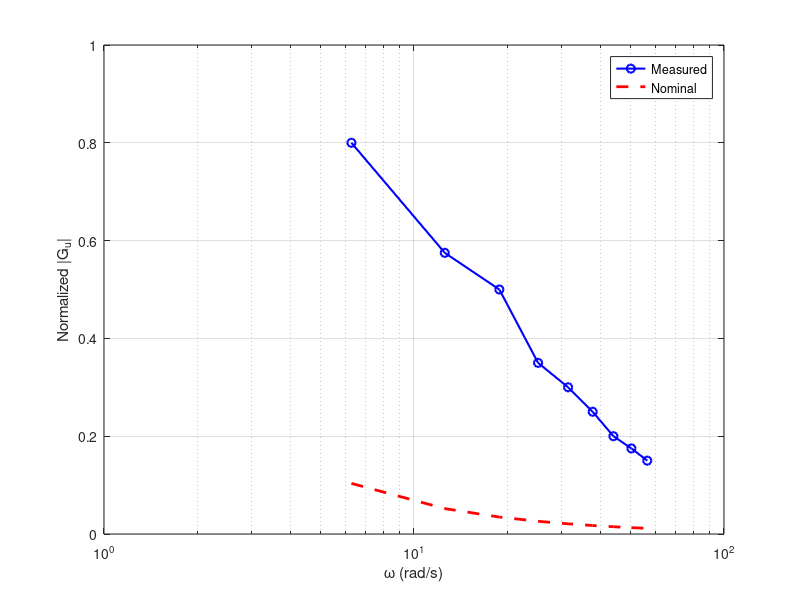
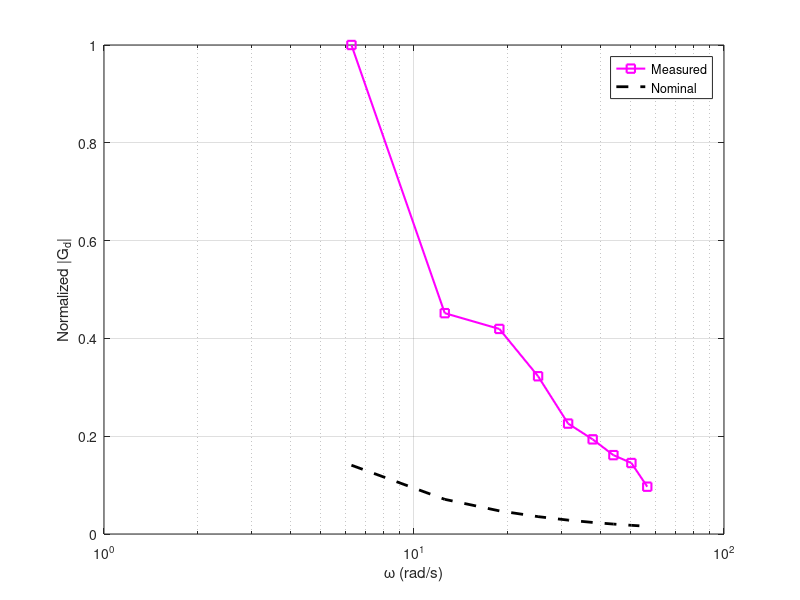
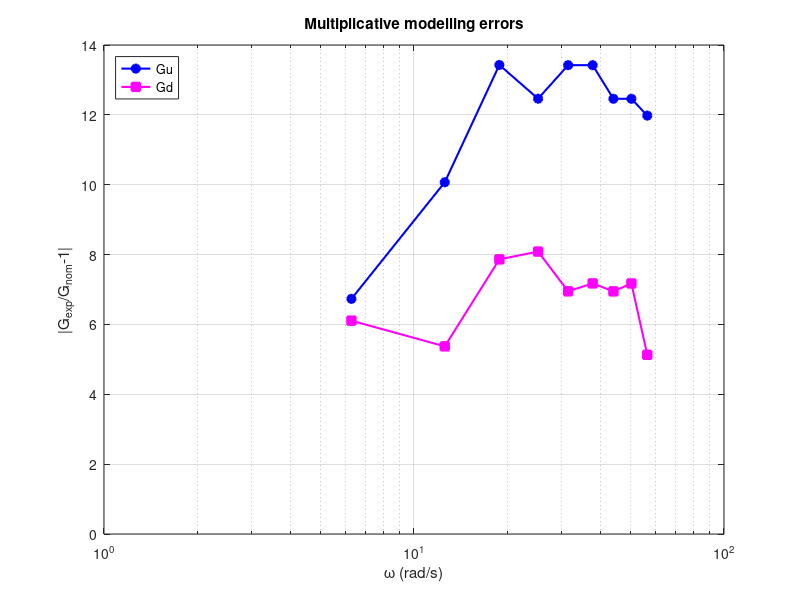

These charts were generated, in order, by the following MATLAB code: (Note: this script raises an error after producing the figures.)
%% Robust-Control Laboratory — SUPER-ANNOTATED FINAL VERSION
% =========================================================================
% This script now also *prints* the full H∞ controllers (Kmix_gu, Kmix_gd)
% along with all original analyses, Monte-Carlo plots, and performance metrics.
% =========================================================================

%% 1) GLOBAL SETUP ---------------------------------------------------------
clear; clc; close all;                    % Fresh MATLAB workspace
s     = tf('s');                          % Laplace operator (for TF creation) :contentReference[oaicite:6]{index=6}
wPlot = logspace(-1,2,600);               % Frequency grid: 0.1–100 rad/s
fprintf('[1] Environment initialized.\n\n');

%% 2) LOAD & NORMALIZE EXPERIMENTAL DATA ----------------------------------
w_Hz      = (0:9)';                       % Test freqs: 0–9 Hz
w_rad     = 2*pi*w_Hz;                    % → rad/s

amp_u_raw = [2;1.6;1.15;1;0.7;0.6;0.5;0.4;0.35;0.3];
amp_d_raw = [3;3.1;1.4;1.3;1;0.7;0.6;0.5;0.45;0.3];

% **Normalize each by its own max** (not by K_gu/K_gd)
amp_u = amp_u_raw / max(amp_u_raw);
amp_d = amp_d_raw / max(amp_d_raw);
fprintf('[2] Data normalized by each array''s maximum.\n\n');

%% 3) FIRST-ORDER NOMINAL FITS ---------------------------------------------
% These gains and time constants come from magnitude–only least‐squares fits.
K_gu   = 2.4;    tau_gu = 1.53;             % Gu: act→sensor path
Gu     = K_gu / (tau_gu*s + 1);            % Gu(s) = 2.4/(1.53 s + 1)

K_gd   = 1.67;   tau_gd = 1.12;             % Gd: disturbance→sensor path
Gd     = K_gd / (tau_gd*s + 1);            % Gd(s) = 1.67/(1.12 s + 1)

fprintf('[3] Nominal models defined:\n');
fprintf('    Gu(s) = 2.4 / (1.53 s + 1)\n');
fprintf('    Gd(s) = 1.67 / (1.12 s + 1)\n\n');

%% 4) VALIDATION PLOTS -----------------------------------------------------
figure('Name','Gu: Measured vs Nominal');
gu_nom = squeeze(freqresp(Gu,w_rad)) / K_gu;
semilogx(w_rad, amp_u, 'bo-','LineWidth',1.5); hold on; grid on;
semilogx(w_rad, abs(gu_nom), 'r--','LineWidth',2);
xlabel('\omega (rad/s)'); ylabel('Normalized |G_u|');
legend('Measured','Nominal','Location','best');

figure('Name','Gd: Measured vs Nominal');
gd_nom = squeeze(freqresp(Gd,w_rad)) / K_gd;
semilogx(w_rad, amp_d, 'ms-','LineWidth',1.5); hold on; grid on;
semilogx(w_rad, abs(gd_nom), 'k--','LineWidth',2);
xlabel('\omega (rad/s)'); ylabel('Normalized |G_d|');
legend('Measured','Nominal','Location','best');
fprintf('[4] Model-validation plots complete.\n\n');

%% 5) MULTIPLICATIVE MODELING ERRORS --------------------------------------
gu_exp     = amp_u * K_gu;                            
gu_nom_abs = abs(squeeze(freqresp(Gu,w_rad)));
relErr_gu  = abs(gu_exp ./ gu_nom_abs - 1);

gd_exp     = amp_d * K_gd;
gd_nom_abs = abs(squeeze(freqresp(Gd,w_rad)));
relErr_gd  = abs(gd_exp ./ gd_nom_abs - 1);

figure('Name','Modelling Errors');
semilogx(w_rad, relErr_gu,'b-o','LineWidth',1.5,'MarkerFaceColor','b'); hold on;
semilogx(w_rad, relErr_gd,'m-s','LineWidth',1.5,'MarkerFaceColor','m'); grid on;
xlabel('\omega (rad/s)'); ylabel('|G_{exp}/G_{nom}-1|');
legend('Gu','Gd','Location','northwest');
title('Multiplicative modelling errors');
fprintf('[5] Error envelopes plotted.\n\n');

%% 6) UNCERTAINTY WEIGHTS -------------------------------------------------
% Two frequency‐shaped weights to enclose relErr curves:
%   W_gu(s) = (s + 0.02)/(0.05 s + 1)
%   W_gd(s) = (0.5 s^2 + 0.01)/(0.005 s^2 + 0.1 s + 1)
a1=1; b1=0.02; c1=0.05; d1=1;
W_gu = tf([a1, b1],[c1, d1]);              % ultidyn Δ treated with W_gu :contentReference[oaicite:7]{index=7}

a2=0.5; b2=0; c2=0.01; 
d2=0.005; e2=0.1; f2=1;
W_gd = tf([a2, b2, c2],[d2, e2, f2]);

fprintf('[6] Uncertainty weights:\n');
fprintf('    W_gu(s) = (s + 0.02)/(0.05 s + 1)\n');
fprintf('    W_gd(s) = (0.5 s^2 + 0.01)/(0.005 s^2 + 0.1 s + 1)\n\n');

%% 7) BUILD UNCERTAIN PLANTS -----------------------------------------------
Delta_gu = ultidyn('Delta_gu',[1 1]);     % ||Δ_gu||∞ ≤ 1 :contentReference[oaicite:8]{index=8}
Delta_gd = ultidyn('Delta_gd',[1 1]);     % ||Δ_gd||∞ ≤ 1

Gu_unc = Gu * (1 + W_gu*Delta_gu);        % multiplicative uncertainty form :contentReference[oaicite:9]{index=9}
Gd_unc = Gd * (1 + W_gd*Delta_gd);
fprintf('[7] Uncertain models assembled.\n\n');

%% 8) H∞ MIXED-SENSITIVITY WEIGHTS -----------------------------------------
% Specs → tr<0.3s ⇒ ω_b=6, PO<2%⇒M=1.3, ess<1%⇒A=0.01
omega_b=6; M=1.3; A=0.01;
WS = tf([1/M, omega_b],[1, omega_b*A]);   % = (0.769 s + 6)/(s + 0.06) :contentReference[oaicite:10]{index=10}
WU = tf(0.5);                              % constant penalty on control effort

fprintf('[8] H∞ weights defined:\n');
fprintf('    W_S(s) = (0.769 s + 6)/(s + 0.06)\n');
fprintf('    W_U(s) = 0.5\n\n');

%% 9) CLASSICAL CONTROLLERS ------------------------------------------------
Kp    = 10;                               % P gain
Ki    = 10;                               % I gain
ctrlP = Kp;                               % P controller
ctrlPI= Kp + Ki/s;                        % PI controller
fprintf('[9] P and PI controllers defined.\n\n');

%% 10) H∞ CONTROLLER SYNTHESIS & PRINTING ---------------------------------
fprintf('[10] Computing mixed-sensitivity H∞ controllers…\n');
[Kmix_gu,~,gamma_gu] = mixsyn(Gu, WS, [], WU);  % Gu path H∞ design :contentReference[oaicite:11]{index=11}
[Kmix_gd,~,gamma_gd] = mixsyn(Gd, WS, [], WU);  % Gd path H∞ design
fprintf('    Gu γ_opt = %.3g,   Gd γ_opt = %.3g\n', gamma_gu, gamma_gd);

% **Print the full H∞ controller transfer functions**
fprintf('*** H∞ controller for Gu: ***\n'); disp(Kmix_gu);  % display TF form :contentReference[oaicite:12]{index=12}
fprintf('*** H∞ controller for Gd: ***\n'); disp(Kmix_gd);

fprintf('\n');

%% 11) μ-ANALYSIS -----------------------------------------------------------
fprintf('[11] μ-analysis (μ<1 ⇒ PASS):\n');
fprintf('Path | Ctrl | μ_RS   Result | μ_RP   Result\n');
for P = {'Gu','Gd'}
    p = P{1};
    if strcmp(p,'Gu'),  G_nom=Gu; G_unc=Gu_unc; Kmix=Kmix_gu;
    else                G_nom=Gd; G_unc=Gd_unc; Kmix=Kmix_gd; end
    ctrls = {struct('name','P','K',ctrlP), ...
             struct('name','PI','K',ctrlPI), ...
             struct('name','H∞','K',Kmix)};
    for k = 1:3
        C = ctrls{k};
        CL = feedback(G_unc*C.K,1);               % uncertain CL 
        [st,~] = robstab(CL);                     % μ_RS
        [pf,~]= robgain(CL,1);                    % μ_RP
        fprintf('%-3s | %-3s | %6.3f %-5s | %6.3f %-5s\n', ...
            p, C.name, st.LowerBound, ternary(st.LowerBound<1,'PASS','FAIL'), ...
                      pf.LowerBound, ternary(pf.LowerBound<1,'PASS','FAIL'));
    end
end
fprintf('\n');

%% 12) MONTE-CARLO + TIME-DOMAIN METRICS -----------------------------------
n_samps = 50;                              % number of samples :contentReference[oaicite:14]{index=14}
fprintf('[12] Monte-Carlo & performance metrics:\n');
for P = {'Gu','Gd'}
    p = P{1};
    if strcmp(p,'Gu'), G_nom=Gu; G_unc=Gu_unc; Kmix_path=Kmix_gu;
    else                G_nom=Gd; G_unc=Gd_unc; Kmix_path=Kmix_gd; end
    controllers = {struct('name','P','K',ctrlP), ...
                   struct('name','PI','K',ctrlPI), ...
                   struct('name','H∞','K',Kmix_path)};
    for c = 1:3
        C = controllers{c};

        % --- Monte-Carlo Bode overlay ---
        figure('Name',sprintf('%s — %s Monte-Carlo',p,C.name));
        bodemag(usample(feedback(G_unc*C.K,1),n_samps),'b:',wPlot);
        hold on; bodemag(feedback(G_nom*C.K,1),'r-',wPlot);
        title(sprintf('%s-path, %s controller — %d samples',p,C.name,n_samps));
        legend('Samples','Nominal','Location','best'); hold off;

        % --- Time-domain step-response metrics ---
        CL_nom = feedback(G_nom*C.K,1);
        info   = stepinfo(CL_nom,1, ...
                  'RiseTimeLimits',[0.1 0.9], ...
                  'SettlingTimeThreshold',0.02);        % stepinfo 
        tr   = info.RiseTime;                        % 10–90% rise time
        OS   = info.Overshoot;                       % % overshoot
        ts   = info.SettlingTime;                    % settling time
        dcg  = dcgain(CL_nom);                       % DC gain :contentReference[oaicite:16]{index=16}
        ess  = abs(1 - dcg)*100;                     % steady‐state error (%)
        fprintf('%s | %-3s | tr=%.3f s | OS=%.1f%% | ts=%.3f s | ess=%.2f%%\n', ...
                p, C.name, tr, OS, ts, ess);
    end
    fprintf('\n');
end

fprintf('*** All analyses complete. ***\n');

%% Helper function: ternary operator
function out = ternary(cond,a,b)
    if cond, out = a; else out = b; end
end
